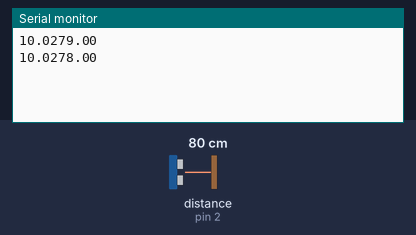
The sketch below on a simulated Arduino Uno, built with avr-gcc and run on an emulated ATmega328P. On the bench: the last lines printed to the serial monitor. Wiring (inferred from the names in the program): ultrasonic range finder: trigger pin 3; echo pin 2. The test bench sets the inputs (shaded band); at power-on: distance to the obstacle (sensor on pin 2) 80 cm. The echo pulse lasts 58.3 µs per cm.

Above: at 4.0 s.
4.1 s: distance to the obstacle (sensor on pin 2) set to 2 cm
At 7.5 s:
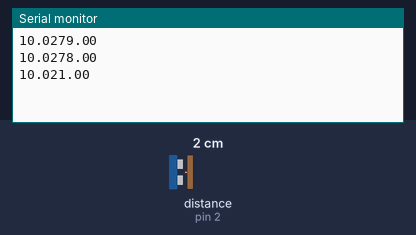
8.2 s: distance to the obstacle (sensor on pin 2) set to 4 cm
At 10.3 s:
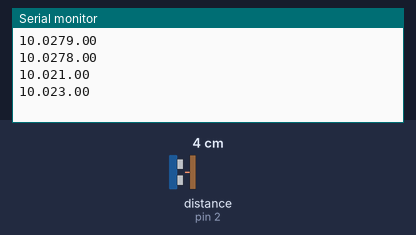
Timing chart, 0 to 11.8 s (numbered marks = the images above; inputs shaded):
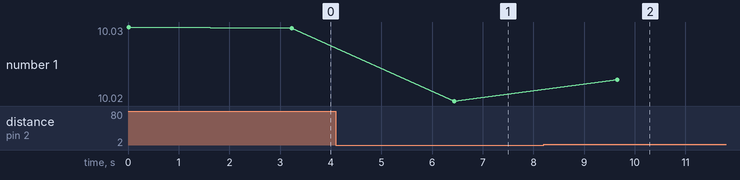

The sketch:

router2.ino
```cpp
#include<SoftwareSerial.h>
const int trigPin = 3;
const int echoPin = 2;
float id = 10.02;
char dis_arr [10];
char id_arr[10];
char sendstring [10];

long duration,distance;
SoftwareSerial Xbee(6, 7); // RX, TX

void setup()  {
  Serial.begin(9600);
  Xbee.begin(9600);
   pinMode(trigPin, OUTPUT);
   pinMode(echoPin, INPUT);
}
void loop()  {
  digitalWrite(trigPin, LOW);
  delayMicroseconds(2);
  digitalWrite(trigPin, HIGH);
  delayMicroseconds(10);
  digitalWrite(trigPin, LOW);
  duration = pulseIn(echoPin, HIGH);
  distance = duration*0.034/2;
  dtostrf(id,0,2,id_arr);
  strcat(sendstring,id_arr);
  float dis=distance;
  dtostrf(dis, 0, 2, dis_arr);
  strcat (sendstring, dis_arr);
  Xbee.write(sendstring);
  Serial.println(sendstring);
  delay (200);
  memset(sendstring, '\0', 10);
  delay(3000);
}
```

Measured:
- after the input at 4.1 s, the serial monitor: prints a new line after 2.3 s (image 1)
- after the input at 8.2 s, the serial monitor: prints a new line after 1.5 s (image 2)
- plotted number 1: 10.03 → 10.02 after the input at 4.1 s, 10.02 → 10.02 after the input at 8.2 s
